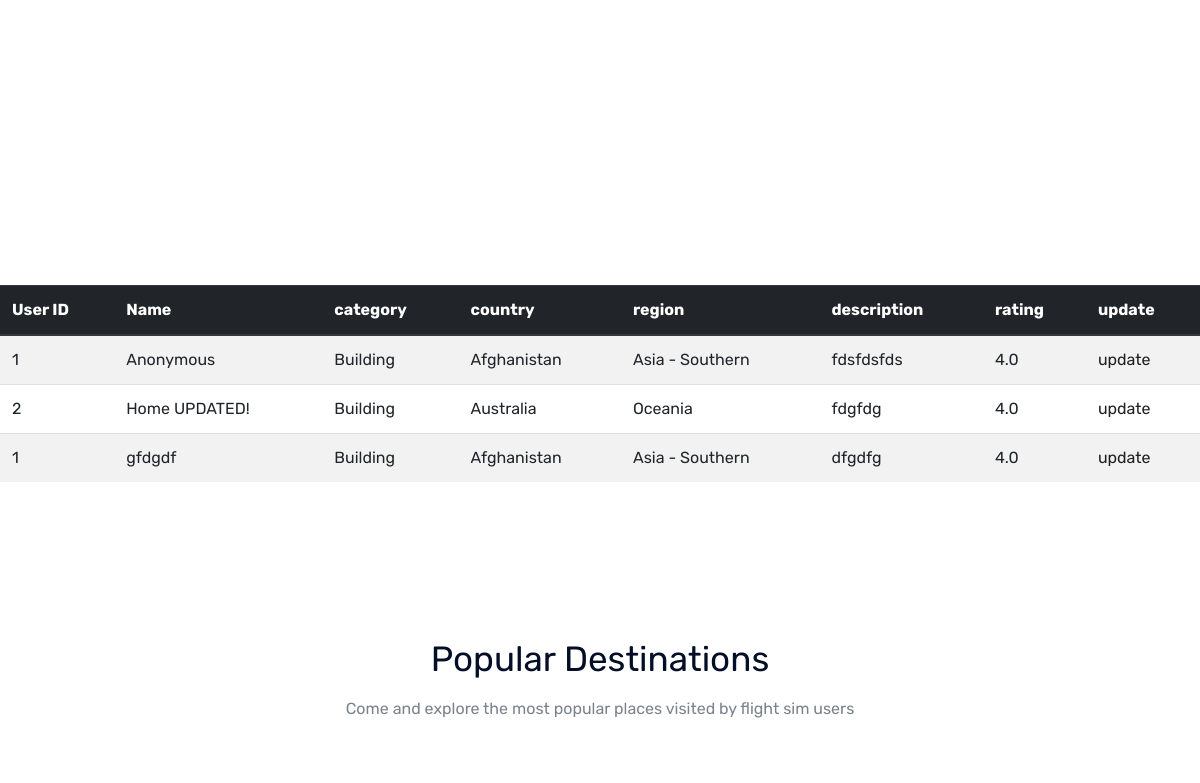
The app's page /home (signed in, middle part), older data.
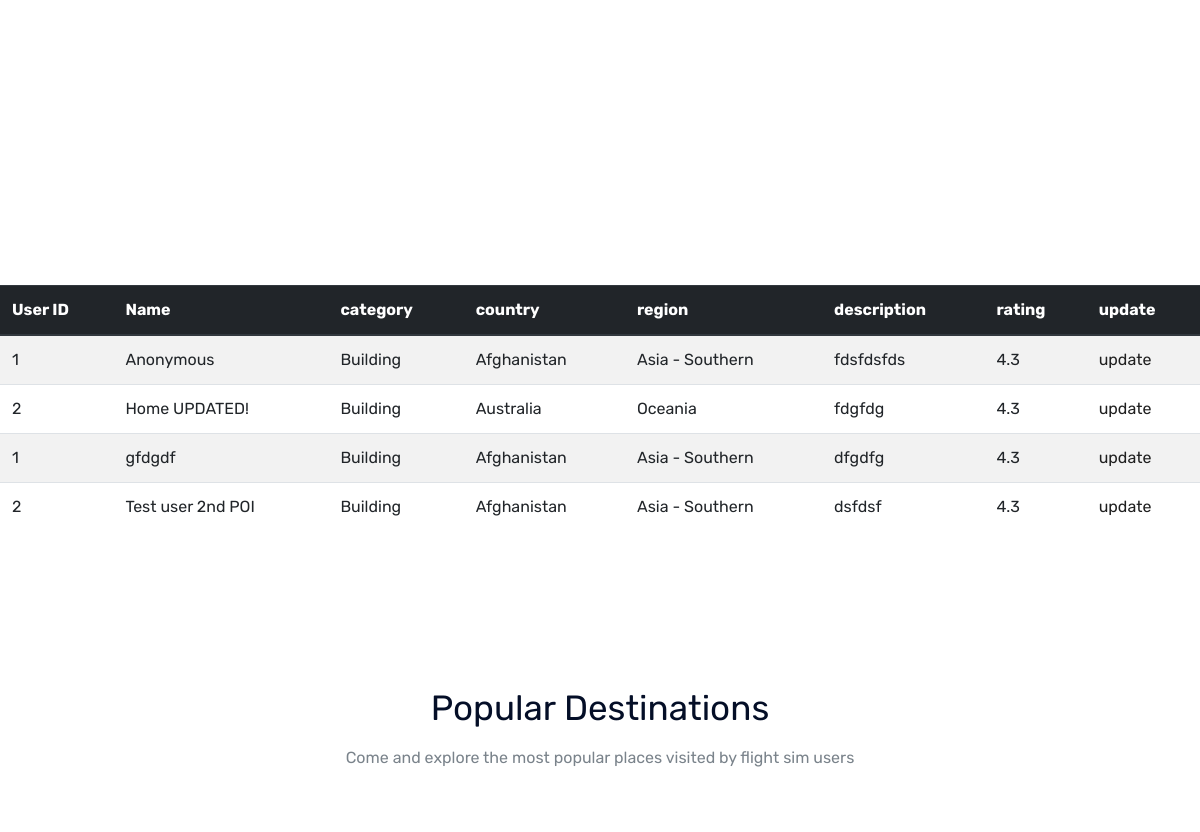
The same page, newer data.
### flightsimdiscovery/models.py (models this page shows)
class Pois(db.Model):
    id = db.Column(db.Integer, primary_key=True)
    user_id = db.Column(db.Integer, db.ForeignKey('user.id'), nullable=False)
    name = db.Column(db.String(50), unique=True, nullable=False)
    latitude = db.Column(db.FLOAT, unique=False, nullable=False)
    longitude = db.Column(db.FLOAT, unique=False, nullable=False)
    region = db.Column(db.String(20), unique=False, nullable=False)
    country = db.Column(db.String(60), unique=False, nullable=False)
    category = db.Column(db.String(20), unique=False, nullable=False)
    description = db.Column(db.Text, nullable=True)
    nearest_icao_code = db.Column(db.String(4), nullable=True)
    rating = db.Column(db.Integer, nullable=True)
    date_posted = db.Column(db.DateTime, nullable=False, default=datetime.utcnow)
    def __repr__(self):
        return f"Pois('{self.name}', '{self.country}', '{self.category}', '{self.rating}')"

### flightsimdiscovery/routes.py (the view, shortened to what this page needs)
@app.route("/", methods=['GET', 'POST'])
@app.route("/index", methods=['GET', 'POST'])
@app.route("/home", methods=['GET', 'POST'])
def home():
    map_data = []
    map_init = {'zoom': 3, 'lat':23.6, 'long':170.9} # centre of map
    pois = Pois.query.all()
    user_pois_list = []
    search_defaults = {'Category': 'Category', 'Region': 'Region', 'Country': 'Country', 'Rating':'Rating'}
    is_authenticated = False
    if current_user.is_authenticated:
        is_authenticated = True
        user_id = current_user.id
        user_pois = Pois.query.filter_by(user_id=user_id).all()
        for poi in user_pois:
            print('USER POI', poi)
            user_pois_list.append(poi.id)
    print("SEARCH DEFAULTS", search_defaults)
    for poi in pois:
        print('Poi', poi)
        data_dic = {}
        data_dic['id'] = poi.id
        data_dic['user_id'] = poi.user_id
        data_dic['name'] = poi.name
        data_dic['category'] = poi.category
        data_dic['country'] = poi.country
        data_dic['region'] = poi.region
        data_dic['description'] = poi.description
        data_dic['rating'] = str(get_rating(poi.id))
        data_dic['icon'] = '/static/img/marker/map-mark.png'
        data_dic['lat'] = poi.latitude
        data_dic['lng'] = poi.longitude
        map_data.append(data_dic)
    print(map_data, file=sys.stdout)
    print(user_pois, file=sys.stdout)
    return render_template("home.html", _anchor="where_togo_area", is_authenticated=is_authenticated, pois=map_data, user_pois=user_pois_list, map_init=map_init, search_defaults=search_defaults, categories=get_category_list(), regions=get_region_list(), countries=get_country_list())

### flightsimdiscovery/models.py (called while the page is built)
@login_manager.user_loader
def load_user(user_id):
    return User.query.get(int(user_id))

### flightsimdiscovery/routes.py (called while the page is built)
def get_rating(poi_id):
    sum_rating = 0
    ratings = Ratings.query.all()
    for count, row in enumerate(ratings, start=1):
        sum_rating += int(row.rating_score)
    return '{0:3.1f}'.format(sum_rating/count)

### utilities.py (called while the page is built)
def get_country_list():
    countryList = []
    for region in countries_by_region:
        regions_countries = countries_by_region[region]
        countryList.extend(regions_countries)
    return sorted(countryList)

def get_region_list():
    region_list = countries_by_region.keys()
    return sorted(region_list)

def get_category_list():
    return categoryList

### flightsimdiscovery/templates/home.html (shortened to what this page needs)
{% extends "base.html" %}
{% block content %}
    <div id="google_map" class="google_map_area">
      <div class="">
        <div class="d-sm-block pb-4">
          <div
            id="map"
            style="
              width: 100%;
              height: 1020px;
              position: relative;
              overflow: hidden;
            "
          ></div>
        </div>
      </div>
    </div>
    <br>
    <div class="db_table_area">
        <table class="table table-striped ">
          <thead class="thead-dark">
            <tr>
              <th scope="col">User ID</th>
              <th scope="col">Name</th>
              <th scope="col">category</th>
              <th scope="col">country</th>
              <th scope="col">region</th>
              <th scope="col">description</th>
              <th scope="col">rating</th>
              <th scope="col">update</th>
            </tr>
          </thead>
          <tbody>
            {% for poi in pois %}
            <tr>
              <td>{{poi.user_id}}</td>
              <td>{{poi.name}}</td>
              <td>{{poi.category}}</td>
              <td>{{poi.country}}</td>
              <td>{{poi.region}}</td>
              <td>{{poi.description}}</td>
              <td>{{poi.rating}}</td>
              <td><a href="/poi/{{poi.id}}/update">update</a></td>
            </tr>
            {% endfor %}
          </tbody>
        </table>
    </div>
    <div class="popular_destination_area">
      <div class="container">
        <div class="row justify-content-center">
          <div class="col-lg-6">
            <div class="section_title text-center mb_70">
              <h3>Popular Destinations</h3>
              <p>
                Come and explore the most popular places visited by flight sim
                users
              </p>
            </div>
          </div>
        </div>
      </div>
    </div>
{% endblock content %}

### flightsimdiscovery/templates/base.html (shortened to what this page needs)
<!DOCTYPE html>
<html class="no-js" lang="zxx">
  <head>
    <link rel="stylesheet" href="{{ url_for('static', filename='/css/bootstrap.min.css') }}">
    <link rel="stylesheet" href="{{ url_for('static', filename='/css/owl.carousel.min.css') }}">
    <link rel="stylesheet" href="{{ url_for('static', filename='/css/magnific-popup.css') }}">
    <link rel="stylesheet" href="{{ url_for('static', filename='/css/themify-icons.css') }}">
    <link rel="stylesheet" href="{{ url_for('static', filename='/css/nice-select.css') }}">
    <link rel="stylesheet" href="{{ url_for('static', filename='/css/flaticon.css') }}">
    <link rel="stylesheet" href="{{ url_for('static', filename='/css/gijgo.css') }}">
    <link rel="stylesheet" href="{{ url_for('static', filename='/css/animate.css') }}">
    <link rel="stylesheet" href="{{ url_for('static', filename='/css/slick.css') }}">
    <link rel="stylesheet" href="{{ url_for('static', filename='/css/slicknav.css') }}">
    <link
      rel="stylesheet"
      href="https://ajax.googleapis.com/ajax/libs/jqueryui/1.11.2/themes/smoothness/jquery-ui.css"
    />
    <link rel="stylesheet" href="{{ url_for('static', filename='/css/style.css') }}">
  </head>
  <body>
    {% block content %}{% endblock %}
  </body>
</html>

Row changes from the older to the newer data that the page shows:
computed for Pois "Anonymous": rating "4.0" → "4.3"
computed for Pois "Home UPDATED!": rating "4.0" → "4.3"
computed for Pois "gfdgdf": rating "4.0" → "4.3"
added Pois: user_id "2", name "Test user 2nd POI", category "Building", country "Afghanistan", region "Asia - Southern", description "dsfdsf", rating "4.3"
